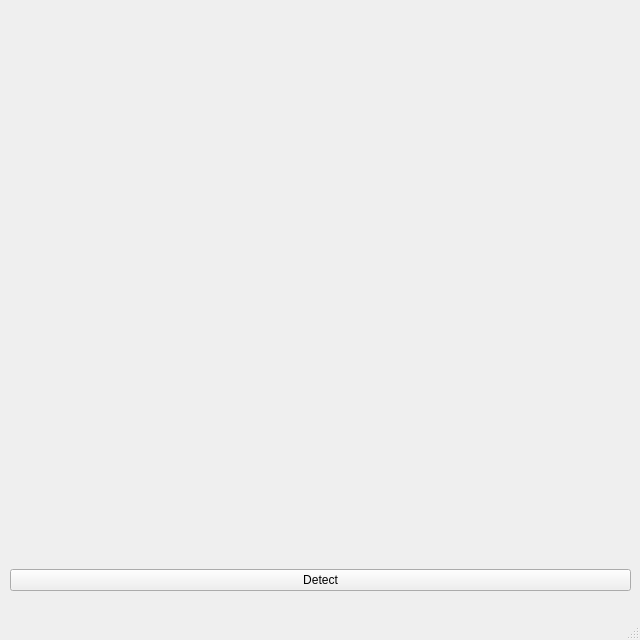
<?xml version="1.0" encoding="UTF-8"?>
<ui version="4.0">
 <class>MainWindow</class>
 <widget class="QMainWindow" name="MainWindow">
  <property name="geometry">
   <rect>
    <x>0</x>
    <y>0</y>
    <width>640</width>
    <height>640</height>
   </rect>
  </property>
  <property name="windowTitle">
   <string>MainWindow</string>
  </property>
  <widget class="QWidget" name="centralwidget">
   <widget class="QWidget" name="verticalLayoutWidget">
    <property name="geometry">
     <rect>
      <x>10</x>
      <y>10</y>
      <width>621</width>
      <height>581</height>
     </rect>
    </property>
    <layout class="QVBoxLayout" name="verticalLayout">
     <item>
      <widget class="QClickableLabel" name="InputImage">
       <property name="text">
        <string/>
       </property>
      </widget>
     </item>
     <item>
      <widget class="QPushButton" name="DetectButton">
       <property name="text">
        <string>Detect</string>
       </property>
      </widget>
     </item>
    </layout>
   </widget>
  </widget>
  <widget class="QMenuBar" name="menubar">
   <property name="geometry">
    <rect>
     <x>0</x>
     <y>0</y>
     <width>640</width>
     <height>21</height>
    </rect>
   </property>
  </widget>
  <widget class="QStatusBar" name="statusbar"/>
 </widget>
 <customwidgets>
  <customwidget>
   <class>QClickableLabel</class>
   <extends>QLabel</extends>
   <header>qclickablelabel.h</header>
  </customwidget>
 </customwidgets>
 <resources/>
 <connections/>
</ui>
